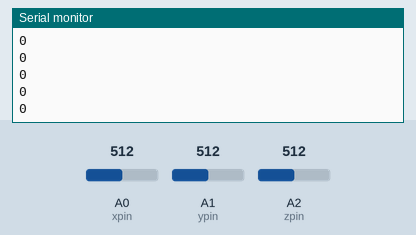
Recording of a sketch running on a simulated Arduino Uno, built with avr-gcc and run on an emulated ATmega328P. Parts: the last lines printed to the serial monitor. Inputs (shaded band) come from the test bench; at power-on: A0 (xpin) = 512, A1 (ypin) = 512, A2 (zpin) = 512.

Above: at 1.2 s.
1.3 s: A0 (xpin) set to 900
At 1.34 s:
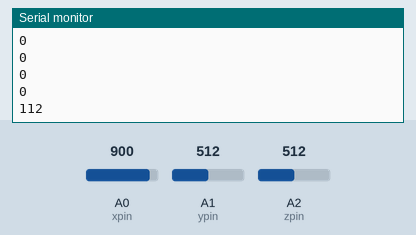
2.8 s: A1 (ypin) set to 122
At 2.88 s:
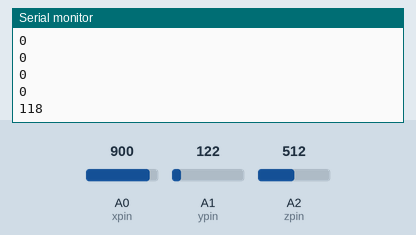
4.3 s: A1 (ypin) set to 0
At 4.32 s:
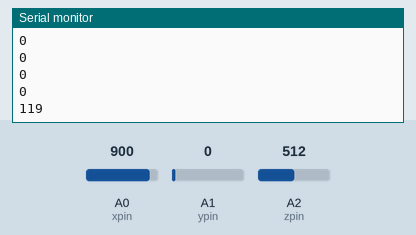
5.8 s: A0 (xpin) set to 1023
At 5.86 s:
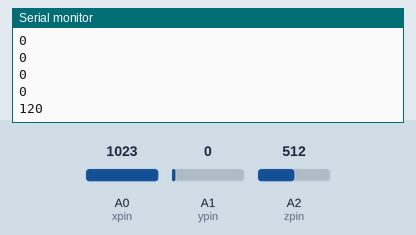
Timing chart, 0 to 8.3 s (numbered marks = the images above; inputs shaded):
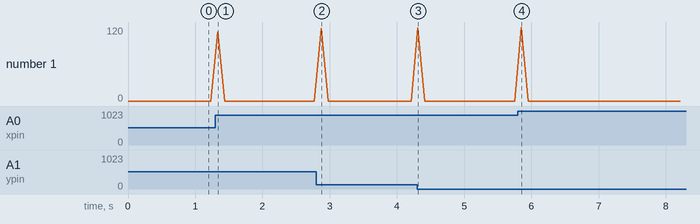

Measured:
- after the input at 1.3 s, the serial monitor: prints a new line at once (image 1)
- after the input at 2.8 s, the serial monitor: prints a new line after 0.08 s (image 2)
- after the input at 4.3 s, the serial monitor: prints a new line at once (image 3)
- after the input at 5.8 s, the serial monitor: prints a new line after 0.05 s (image 4)

The sketch:

V2saber_ADXL.ino
```cpp
const int xpin = A0;                  // x-axis of the accelerometer
const int ypin = A1;                  // y-axis
const int zpin = A2;                  // z-axis (only on 3-axis models)
//
int Xcurr,Ycurr,Zcurr,Xb4,Yb4,Zb4,DisCurr,Disb4;
int sampleDelay = 100;   //number of milliseconds between readings
void setup()
{
  // initialize the serial communications:
  Serial.begin(9600);
  //
  //Make sure the analog-to-digital converter takes its reference voltage from
  // the AREF pin
  pinMode(xpin, INPUT);
  pinMode(ypin, INPUT);
  pinMode(zpin, INPUT);
  Xcurr=0;
  Ycurr=0;
  Zcurr=0;
  Xb4=0;
  Yb4=0;
  Zb4=0;
}
void loop()
{
  int x = analogRead(xpin);
  //
  //add a small delay between pin readings.  I read that you should
  //do this but haven't tested the importance
  delay(1);
  //
  int y = analogRead(ypin);
  //
  //add a small delay between pin readings.  I read that you should
  //do this but haven't tested the importance
  delay(1);
  //
  int z = analogRead(zpin);
  //
  //zero_G is the reading we expect from the sensor when it detects
  //no acceleration.  Subtract this value from the sensor reading to
  //get a shifted sensor reading.
  float zero_G = 512.0;
  //
  //scale is the number of units we expect the sensor reading to
  //change when the acceleration along an axis changes by 1G.
  //Divide the shifted sensor reading by scale to get acceleration in Gs.
  float scale = 102.3;
  //
  Xcurr=((float)x - zero_G) / scale*100;
  Ycurr=((float)y - zero_G) / scale*100;
  Zcurr=((float)z - zero_G) / scale*100;
  /*
  Serial.print(Xcurr);
  Serial.print("\t");
  //
  Serial.print(Ycurr);
  Serial.print("\t");
  //
  Serial.print(Zcurr);
  Serial.print("\n");
  //
  // delay before next reading:
  */
  int tempX = abs(Xb4-Xcurr)*abs(Xb4-Xcurr);
  int tempY = abs(Yb4-Ycurr)*abs(Yb4-Ycurr);
  int tempZ = abs(Zb4-Zcurr)*abs(Zb4-Zcurr);
  DisCurr = sqrt(tempX+tempY+tempZ);
  Serial.print(DisCurr);
  Serial.print("\n");
  delay(sampleDelay);

  Xb4=Xcurr;
  Yb4=Ycurr;
  Zb4=Zcurr;
}
```
